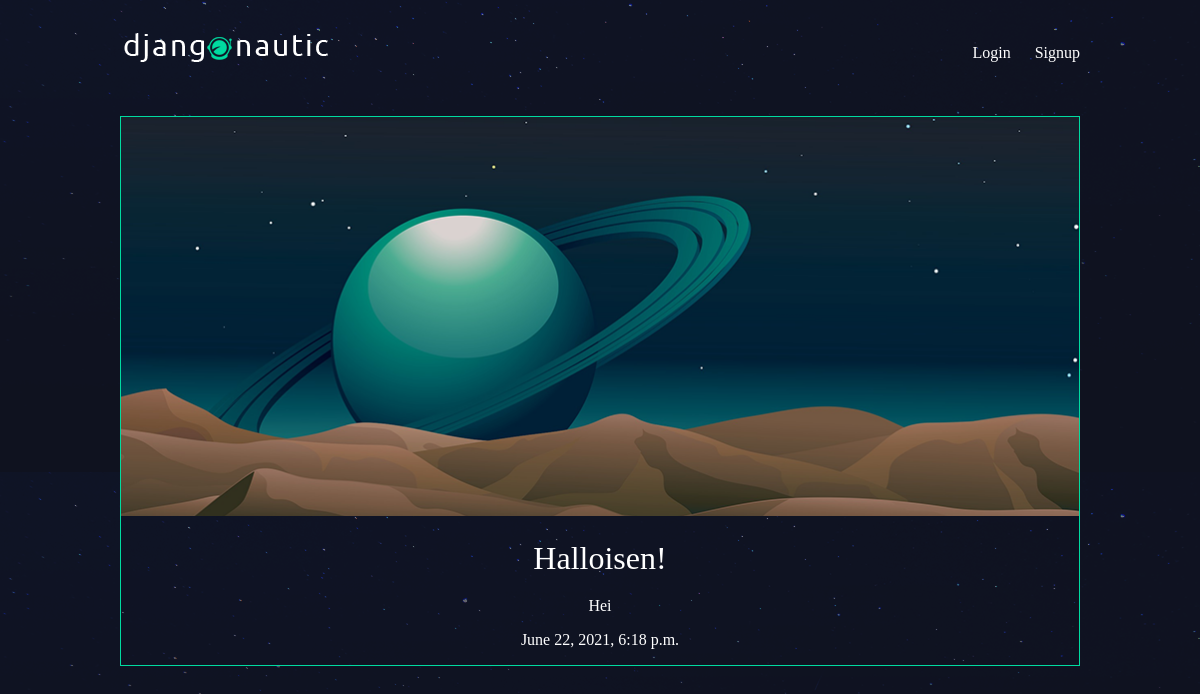
Page /articles/halloisen/ on the committed database.
### articles/models.py (models this page shows, shortened)
class Article(models.Model):
    title = models.CharField(max_length=100)
    slug = models.SlugField()
    body = models.TextField()
    date = models.DateTimeField(auto_now_add=True)
    thumb = models.ImageField(default='default.png', blank=True)
    author = models.ForeignKey(User, on_delete=models.CASCADE, default=None)

### articles/views.py (the view)
# urls.py: url(r'^(?P<slug>[\w-]+)/$', views.article_detail, name="detail"),
def article_detail(request, slug):
    article = Article.objects.get(slug=slug)
    return render(request, 'articles/article_detail.html', { 'article': article })

### articles/templates/articles/article_detail.html
{% extends 'base_layout.html' %}
{% block content %}
<div class="article-detail">
    <div class="article">
        <img src="{{ article.thumb.url }}" />
        <h2>{{ article.title }}</h2>
        <p>{{ article.body }}</p>
        <p>{{ article.date }}</p>
    </div>
</div>
{% endblock %}

### assets/styles.css (style rules this page uses)
body { background-color: #0f121f; background-image: url(/static/stars.png); background-repeat-y: no-repeat; color: #fff; }
body * { font-family: Ubuntu; }
h1, h2, h3, h4, h5 { font-weight: normal; margin: 0; }
.article { padding: 10px; border: 1px solid #00dba0; position: relative; padding-bottom: 40px; }
.article h2 { font-size: 1.2em; }
.article-detail .article { padding: 0; }
.article-detail .article img { max-width: 100%; }
.article-detail .article h2 { text-align: center; margin: 20px auto; font-size: 2em; }
.article-detail .article p { text-align: center; }

### rows in the picture
Article: thumb (placeholder picture), title "Halloisen!", body "Hei", date "June 22, 2021, 6:18 p.m."
